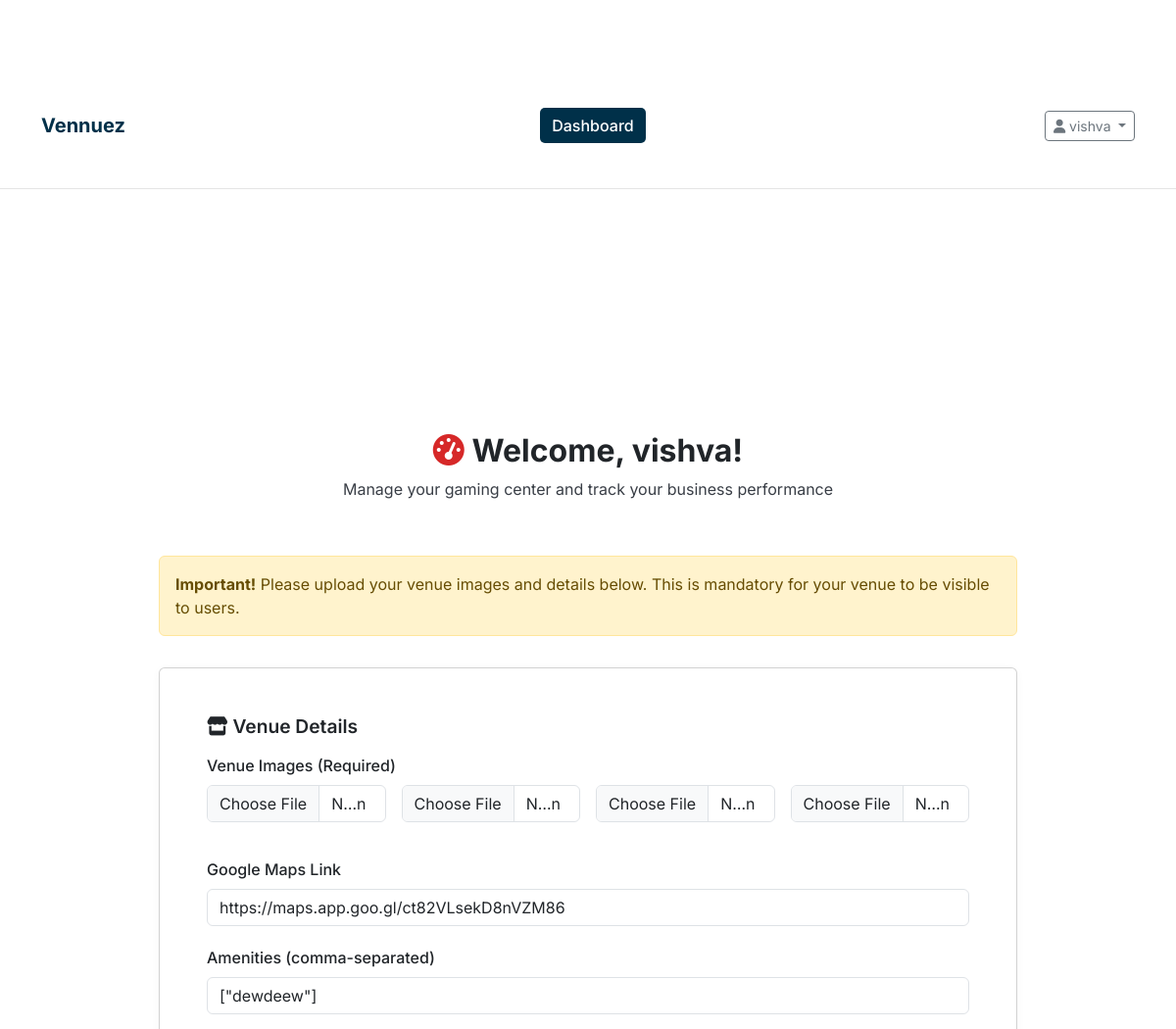
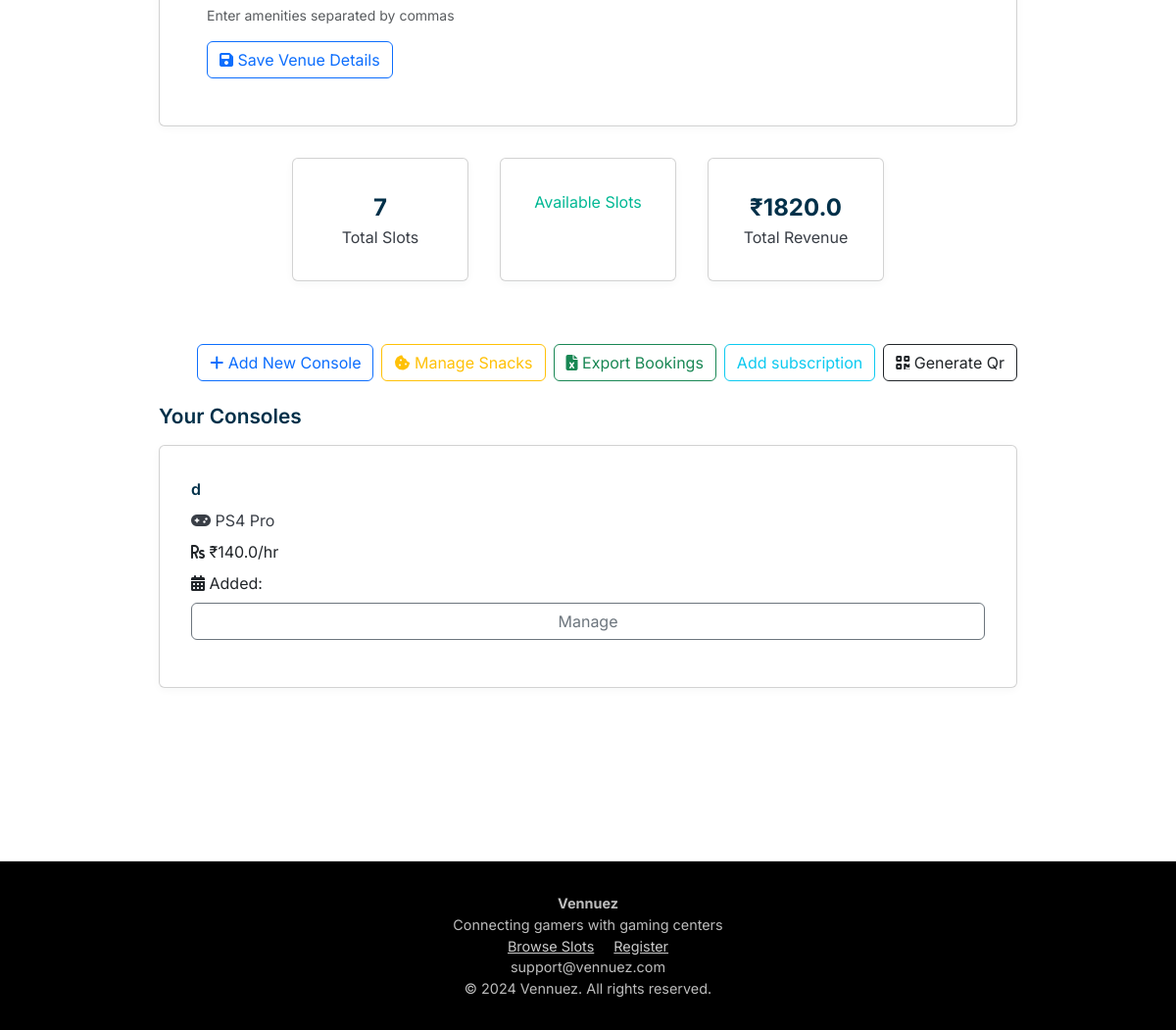
Screenshot of /dashboard (signed in) with the database file from the repository (2 pictures, top to bottom).
### models.py (models this page shows, shortened)
class Owner(UserMixin, db.Model):
    __tablename__ = 'owners'
    id = db.Column(db.Integer, primary_key=True)
    username = db.Column(db.String(80), unique=True, nullable=False)
    email = db.Column(db.String(120), unique=True, nullable=False)
    password_hash = db.Column(db.String(256), nullable=False)
    phone = db.Column(db.String(20), nullable=False)
    gaming_center_name = db.Column(db.String(200), nullable=False)
    address = db.Column(db.String(255), nullable=True)
    active = db.Column(db.Boolean, default=True)
    created_at = db.Column(db.DateTime, default=datetime.utcnow)
    latitude = db.Column(db.Float, nullable=True)
    longitude = db.Column(db.Float, nullable=True)
    google_maps_link = db.Column(db.String(500), nullable=True)
    amenities = db.Column(db.Text, nullable=True)  # Stored as JSON string
    venue_image1 = db.Column(db.String(500), nullable=True)
    venue_image2 = db.Column(db.String(500), nullable=True)
    venue_image3 = db.Column(db.String(500), nullable=True)
    venue_image4 = db.Column(db.String(500), nullable=True)
    images_uploaded = db.Column(db.Boolean, default=False)
    consoles = db.relationship('Console', backref='owner', lazy=True, cascade='all, delete-orphan')
    subscriptions = db.relationship("Subscription", back_populates="owner", cascade="all, delete")

class Console(db.Model):
    __tablename__ = 'consoles'
    id = db.Column(db.Integer, primary_key=True)
    name = db.Column(db.String(100), nullable=False)
    console_type = db.Column(db.String(50), nullable=False)
    hourly_rate = db.Column(db.Float, nullable=False)  # Rate per person per hour
    is_available = db.Column(db.Boolean, default=True)
    created_at = db.Column(db.DateTime, default=datetime.utcnow)
    owner_id = db.Column(db.Integer, db.ForeignKey('owners.id'), nullable=False)
    slots = db.relationship('TimeSlot', backref='console', lazy=True, cascade='all, delete-orphan')

### routes.py (the view)
@app.route('/dashboard')
@login_required
@venue_details_required
def dashboard():
    owner = Owner.query.get(current_user.id)
    consoles = Console.query.filter_by(owner_id=owner.id).all()
    total_slots = 0
    booked_slots = 0
    total_revenue = 0
    for console in consoles:
        slots = TimeSlot.query.filter_by(console_id=console.id).all()
        total_slots += len(slots)
        for slot in slots:
            if slot.is_booked:
                booked_slots += 1
                total_revenue += slot.total_amount
    stats = {
        'total_consoles': len(consoles),
        'total_slots': total_slots,
        'booked_slots': booked_slots,
        'total_revenue': total_revenue,
        'booking_rate': (booked_slots / total_slots * 100) if total_slots > 0 else 0,
        'advance_collected': sum(slot.advance_paid for console in consoles for slot in console.slots if slot.is_booked)
    }
    venue_details_complete = (owner.images_uploaded and
                              owner.google_maps_link and
                              owner.amenities)
    return render_template('dashboard.html', owner=owner, consoles=consoles, stats=stats, venue_details_complete=venue_details_complete)

### app.py (called while the page is built)
@login_manager.user_loader
def load_user(user_id):
    from models import Owner, User
    from flask import session
    user_type = session.get('user_type')
    if user_type == 'owner':
        return Owner.query.get(int(user_id))
    elif user_type == 'user':
        return User.query.get(int(user_id))
    return None

### routes.py (called while the page is built)
def venue_details_required(f):
    @wraps(f)
    def decorated_function(*args, **kwargs):
        if not current_user.is_authenticated or session.get('user_type') != 'owner':
            flash('You must be logged in as a venue owner to access this page.', 'error')
            return redirect(url_for('login'))
        if not isinstance(current_user, Owner):
            flash('You must be logged in as a venue owner to access this page.', 'error')
            return redirect(url_for('login'))
        if request.endpoint != 'dashboard' and not current_user.google_maps_link:
            flash('Please complete your venue details before accessing other features.', 'warning')
            return redirect(url_for('dashboard'))
        return f(*args, **kwargs)
    return decorated_function

### templates/dashboard.html (shortened to what this page needs)
{% extends "base.html" %}
{% block content %}
<section class="dashboard-page" style="padding: 2rem 0;">
    <div class="container" style="max-width: 900px;">
        <div class="page-header" style="margin-bottom: 2rem; text-align: center;">
            <h1 style="font-size: 2rem; font-weight: 700; margin-bottom: 0.5rem;">
                <i class="fas fa-tachometer-alt" style="color: var(--accent);"></i> Welcome, {{ owner.username }}!
            </h1>
            <p style="color: var(--secondary);">Manage your gaming center and track your business performance</p>
        </div>
        {% if not owner.images_uploaded %}
        <div class="alert alert-warning" role="alert" style="margin-bottom: 2rem;">
            <strong>Important!</strong> Please upload your venue images and details below. This is mandatory for your venue to be visible to users.
        </div>
        {% endif %}
        {% if not venue_details_complete %}
        <div class="card" style="margin-bottom: 2rem;">
            <div class="card-body">
                <h3 style="font-size: 1.2rem; font-weight: 600; margin-bottom: 1rem;">
                    <i class="fas fa-store"></i> Venue Details
                </h3>
                <form action="{{ url_for('upload_venue_details') }}" method="POST" enctype="multipart/form-data">
                    <div class="mb-3">
                        <label class="form-label">Venue Images (Required)</label>
                        <div class="row g-3">
                            <div class="col-md-3">
                                <input type="file" name="image1" class="form-control" accept="image/*" {% if not owner.venue_image1 %}required{% endif %}>
                            </div>
                            <div class="col-md-3">
                                <input type="file" name="image2" class="form-control" accept="image/*" {% if not owner.venue_image2 %}required{% endif %}>
                            </div>
                            <div class="col-md-3">
                                <input type="file" name="image3" class="form-control" accept="image/*" {% if not owner.venue_image3 %}required{% endif %}>
                            </div>
                            <div class="col-md-3">
                                <input type="file" name="image4" class="form-control" accept="image/*" {% if not owner.venue_image4 %}required{% endif %}>
                            </div>
                        </div>
                    </div>
                    <div class="mb-3">
                        <label class="form-label">Google Maps Link</label>
                        <input type="url" name="google_maps_link" class="form-control" value="{{ owner.google_maps_link or '' }}" placeholder="Enter Google Maps link to your venue">
                    </div>
                    <div class="mb-3">
                        <label class="form-label">Amenities (comma-separated)</label>
                        <input type="text" name="amenities" class="form-control" value="{{ owner.amenities or '' }}" placeholder="e.g., WiFi, Parking, Air Conditioning, Refreshments">
                        <div class="form-text">Enter amenities separated by commas</div>
                    </div>
                    <button type="submit" class="btn btn-outline-primary">
                        <i class="fas fa-save"></i> Save Venue Details
                    </button>
                </form>
            </div>
        </div>
        {% endif %}
        <div class="dashboard-stats" style="display: flex; flex-wrap: wrap; gap: 2rem; justify-content: center; margin-bottom: 2rem;">
            <div class="card" style="min-width: 180px; text-align: center;">
                <div style="font-size: 1.5rem; font-weight: 700; color: var(--primary);">{{ stats.total_slots }}</div>
                <div style="color: var(--secondary);">Total Slots</div>
            </div>
            <div class="card" style="min-width: 180px; text-align: center;">
                <div style="color: var(--success);">Available Slots</div>
            </div>
            <div class="card" style="min-width: 180px; text-align: center;">
                <div style="font-size: 1.5rem; font-weight: 700; color: var(--primary);">₹{{ stats.total_revenue }}</div>
                <div style="color: var(--secondary);">Total Revenue</div>
            </div>
        </div>
        <div class="d-flex flex-wrap justify-content-end gap-2 mb-4">
          <a href="{{ url_for('add_console') }}" class="btn btn-outline-primary">
            <i class="fas fa-plus"></i> Add New Console
          </a>
          <a href="{{ url_for('manage_snacks') }}" class="btn btn-outline-warning">
            <i class="fas fa-cookie-bite"></i> Manage Snacks
          </a>
          <a href="{{ url_for('export_bookings') }}" class="btn btn-outline-success">
            <i class="fas fa-file-excel"></i> Export Bookings
          </a>
          <a href="{{ url_for('add_subscription') }}" class="btn btn-outline-info">
             Add subscription
          </a>
          <a href="{{ url_for('generate_qr') }}" class="btn btn-outline-dark">
            <i class="fas fa-qrcode"></i> Generate Qr
          </a>
        </div>
        <div class="dashboard-consoles">
            <h2 style="font-size: 1.3rem; font-weight: 600; margin-bottom: 1rem; color: var(--primary);">Your Consoles</h2>
            <div style="display: flex; flex-wrap: wrap; gap: 2rem;">
                {% for console in consoles %}
                <div class="card" style="min-width: 220px; flex: 1 1 220px;">
                    <div style="font-weight: 600; color: var(--primary); margin-bottom: 0.5rem;">{{ console.name }}</div>
                    <div style="color: var(--secondary); margin-bottom: 0.5rem;"><i class="fas fa-gamepad"></i> {{ console.console_type }}</div>
                    <div style="margin-bottom: 0.5rem;"><i class="fas fa-rupee-sign"></i> ₹{{ console.hourly_rate }}/hr</div>
                    <div style="margin-bottom: 0.5rem;"><i class="fas fa-calendar-alt"></i> Added: {{ console.added_on }}</div>
                    <div style="margin-bottom: 1rem;">
                        <a href="{{ url_for('console_details', console_id=console.id) }}" class="btn btn-outline-secondary" style="width: 100%;">Manage</a>
                    </div>
                </div>
                {% else %}
                <div style="color: var(--secondary); font-size: 1.1rem;">No consoles added yet.</div>
                {% endfor %}
            </div>
        </div>
    </div>
</section>
{% endblock %}

### templates/base.html (shortened to what this page needs)
<!DOCTYPE html>
<html lang="en">
<head>
  <link rel="stylesheet" href="{{ url_for('static', filename='css/main.css') }}">
  <link rel="stylesheet" href="https://cdnjs.cloudflare.com/ajax/libs/font-awesome/6.4.0/css/all.min.css" />
  <link href="https://cdn.jsdelivr.net/npm/bootstrap@5.3.0/dist/css/bootstrap.min.css" rel="stylesheet" />
</head>
<body>
  <nav class="navbar navbar-expand-md">
    <div class="container d-flex flex-wrap justify-content-between align-items-center">
      <a class="navbar-brand" href="{{ url_for('index') }}">Vennuez</a>
      <div class="d-none d-md-block mx-auto">
        {% if current_user.is_authenticated %}
          {% if session.user_type != 'owner' %}
            <a href="{{ url_for('user_dashboard') }}" class="nav-link {% if request.endpoint == 'user_dashboard' %}active{% endif %}">
              My Bookings
            </a>
          {% elif session.user_type == 'owner' %}
            <a href="{{ url_for('dashboard') }}" class="nav-link {% if request.endpoint == 'dashboard' %}active{% endif %}">
              Dashboard
            </a>
          {% endif %}
        {% endif %}
      </div>
      <div class="navbar-buttons">
        {% if current_user.is_authenticated %}
          <div class="dropdown">
            <button class="btn btn-outline-secondary dropdown-toggle btn-sm" data-bs-toggle="dropdown">
              <i class="fas fa-user"></i> {{ current_user.username }}
            </button>
          </div>
        {% endif %}
      </div>
    </div>
  </nav>
  <main class="container my-4">
    {% block content %}{% endblock %}
  </main>
  <footer class="footer">
    <div>
      <strong>Vennuez</strong><br />
      Connecting gamers with gaming centers<br />
      <a href="{{ url_for('available_slots') }}" style="color:#ccc; margin-right:1rem;">Browse Slots</a>
      <a href="{{ url_for('register') }}" style="color:#ccc;">Register</a><br />
      support@vennuez.com<br />
      &copy; 2024 Vennuez. All rights reserved.
    </div>
  </footer>
</body>
</html>

### static/css/main.css (style rules this page uses)
:root { --primary: #222831; --secondary: #393e46; --accent: #00adb5; --background: #fff; --text: #222831; --muted: #f5f6fa; --border: #e0e0e0; --success: #00b894; --danger: #e17055; }
* { margin: 0; padding: 0; box-sizing: border-box; }
html, body { height: 100%; overflow-x: hidden; }
body { font-family: 'Inter', Arial, sans-serif; background: var(--background); color: var(--text); min-height: 100vh; line-height: 1.6; }
.btn { background: var(--accent); color: #fff; border: none; border-radius: 4px; padding: 0.5rem 1.25rem; font-size: 1rem; font-weight: 500; cursor: pointer; transition: background 0.2s; outline: none; }
.container { max-width: 1200px; margin: 0 auto; padding: 96px 1.5rem 2rem 1.5rem; }
.card { background: #fff; border-radius: 10px; box-shadow: 0 2px 8px rgba(34, 40, 49, 0.04); padding: 2rem; margin-bottom: 2rem; border: 1px solid var(--border); }
.form-label { display: block; margin-bottom: 0.5rem; font-weight: 500; }
.form-control { width: 100%; padding: 0.75rem 1rem; border: 1px solid var(--border); border-radius: 4px; font-size: 1rem; margin-bottom: 1.25rem; background: var(--muted); color: var(--text); transition: border 0.2s; }
.btn { display: inline-flex; align-items: center; justify-content: center; padding: 0.75rem 1.5rem; border-radius: 0.25rem; font-weight: 500; cursor: pointer; transition: all 0.2s; border: none; }
h1, h2, h3, h4, h5 { color: var(--primary); font-weight: 700; margin-bottom: 1rem; }
input, select, textarea { width: 100%; padding: 0.75rem 1rem; border: 1px solid var(--border); border-radius: 4px; font-size: 1rem; margin-bottom: 1.25rem; background: var(--muted); color: var(--text); transition: border 0.2s; }
.footer { background: var(--primary); color: #fff; text-align: center; padding: 2rem 1rem 1rem 1rem; margin-top: 3rem; border-top: 1px solid var(--border); }

### templates/base.html (style rules this page uses)
:root { --primary: #003049; --accent: #d62828; }
body { font-family: 'Inter', sans-serif; margin: 0; background: #fff; }
.navbar { background-color: white; padding: 0.75rem 1rem; border-bottom: 1px solid #e5e5e5; }
.navbar .nav-link { color: var(--primary); font-weight: 500; }
.navbar .nav-link:hover, .navbar .nav-link.active { background-color: var(--primary); color: #fff !important; border-radius: 5px; padding: 0.4rem 0.75rem; }
.navbar-brand { font-weight: bold; color: var(--primary) !important; }
.footer { background: #000; color: #bdbdbd; padding: 2rem; text-align: center; font-size: 0.9rem; }
.navbar-buttons { display: flex; align-items: center; gap: 0.75rem; }

### rows the page displays
Owner: username "vishva", google_maps_link "https://maps.app.goo.gl/ct82VLsekD8nVZM86", amenities "[\"dewdeew\"]"
Console: name "d", console_type "PS4 Pro", hourly_rate "140.0"

### other values shown
{{ stats.total_slots }} "7"
{{ stats.total_revenue }} "1820.0"
